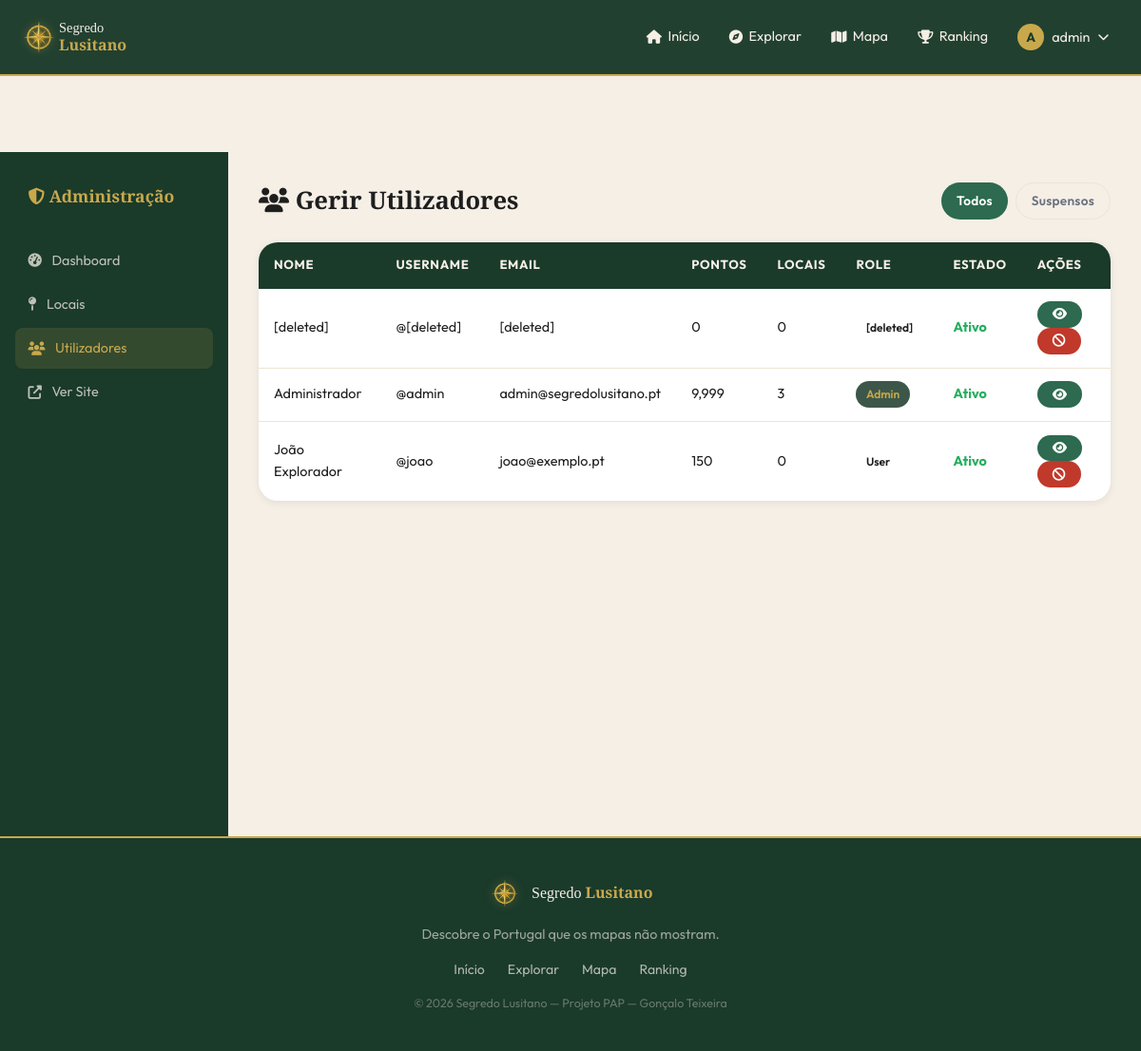
Before: /admin/utilizadores.php (signed in) with the older database file.
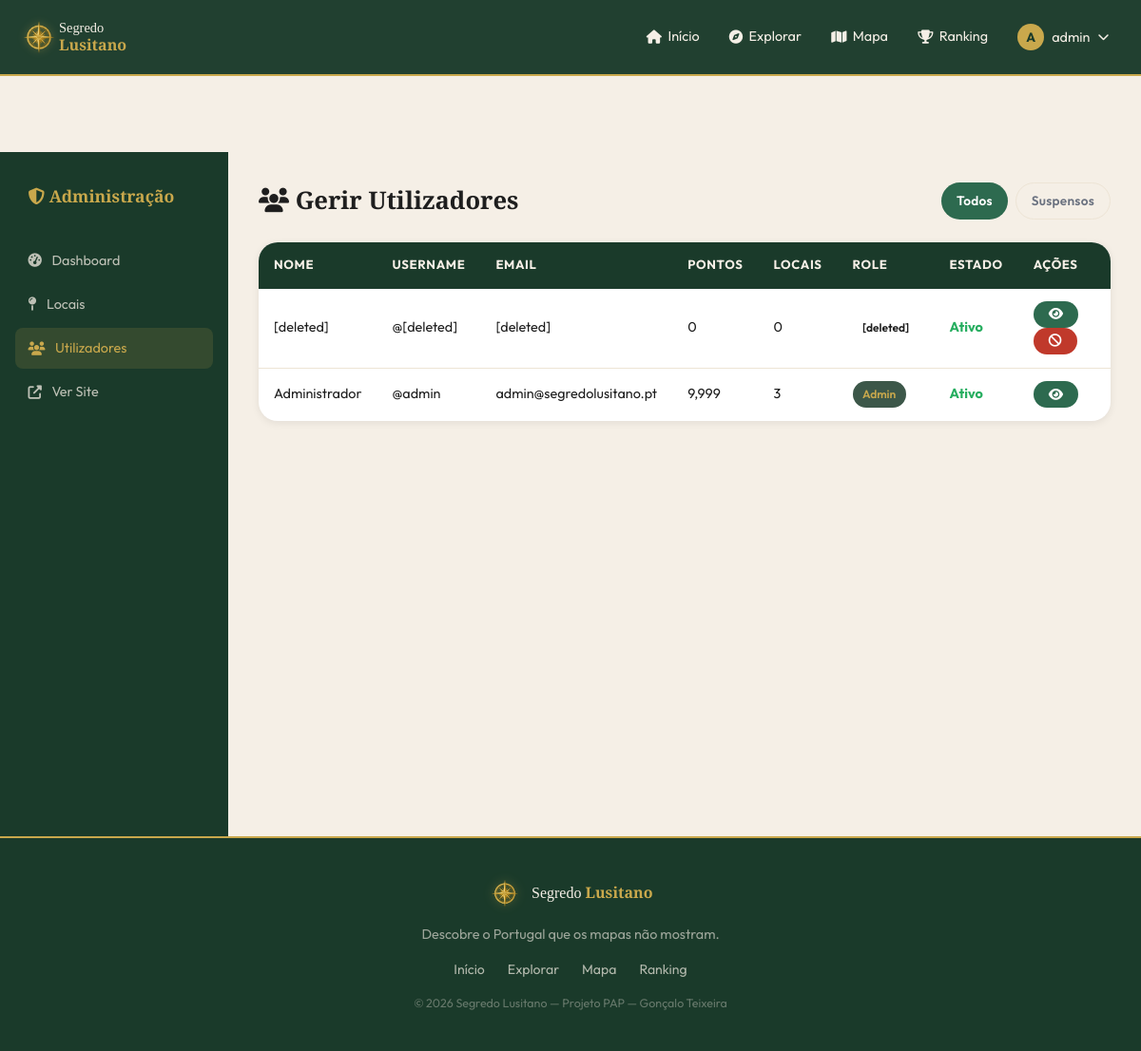
After: the same page with the newer database file.
### tables this page shows
CREATE TABLE utilizadores (
    id INT AUTO_INCREMENT PRIMARY KEY,
    nome VARCHAR(100) NOT NULL,
    username VARCHAR(50) NOT NULL UNIQUE,
    email VARCHAR(150) NOT NULL UNIQUE,
    password VARCHAR(255) NOT NULL,
    avatar VARCHAR(255) DEFAULT NULL,
    bio TEXT DEFAULT NULL,
    pontos INT DEFAULT 0,
    role ENUM('user','admin', '[deleted]') DEFAULT 'user',
    ativo TINYINT(1) DEFAULT 1,
    verificado TINYINT(1) DEFAULT 0,
    criado_em DATETIME DEFAULT CURRENT_TIMESTAMP
);

### includes/config.php (called while the page is built, shortened)
<?php
function db(): PDO {
    static $pdo = null;
    if ($pdo === null) {
        $dsn = 'mysql:host=' . DB_HOST . ';dbname=' . DB_NAME . ';charset=utf8mb4';
        $options = [
            PDO::ATTR_ERRMODE            => PDO::ERRMODE_EXCEPTION,
            PDO::ATTR_DEFAULT_FETCH_MODE => PDO::FETCH_ASSOC,
            PDO::ATTR_EMULATE_PREPARES   => false,
        ];
        $pdo = new PDO($dsn, DB_USER, DB_PASS, $options);
    }
    return $pdo;
}

### includes/auth.php (called while the page is built, shortened)
<?php
require_once __DIR__ . '/config.php';
function auth_user(): ?array {
    static $cache = null;
    if ($cache) return $cache;
    $st = db()->prepare('SELECT * FROM utilizadores WHERE id = ? AND ativo = 1');
    $st->execute([$_SESSION['user_id']]);
    $cache = $st->fetch() ?: null;
    return $cache;
}
function require_admin(): void {
    $u = auth_user();
}
function h(string $s): string {
    return htmlspecialchars($s, ENT_QUOTES, 'UTF-8');
}

### admin/utilizadores.php (the view, shortened to what the changed rows need)
<?php
require_admin();
$suspensos = isset($_GET['suspensos']) && $_GET['suspensos'] === '1';
$where = $suspensos ? 'WHERE u.ativo = 0 AND u.role = "user"' : '';
$st = db()->query(
    "SELECT u.*, (SELECT COUNT(*) FROM locais WHERE utilizador_id=u.id AND estado='aprovado') AS total_locais
     FROM utilizadores u
     $where
     ORDER BY u.criado_em DESC"
);
$users = $st->fetchAll();
include dirname(__DIR__) . '/includes/header.php';
?>
<div class="page-content">
<div class="admin-wrapper">
  <main class="admin-content">
    <div style="display:flex;align-items:center;justify-content:space-between;margin-bottom:1.5rem;flex-wrap:wrap;gap:1rem;">
      <h1 class="admin-title" style="margin:0;"><i class="fas fa-users"></i> Gerir Utilizadores</h1>
    </div>
    <table class="data-table">
      <thead><tr><th>Nome</th><th>Username</th><th>Email</th><th>Pontos</th><th>Locais</th><th>Role</th><th>Estado</th><th>Ações</th></tr></thead>
      <tbody>
        <?php foreach ($users as $u): ?>
        <tr>
          <td><?= h($u['nome']) ?></td>
          <td>@<?= h($u['username']) ?></td>
          <td><?= h($u['email']) ?></td>
          <td><?= number_format((int)$u['pontos']) ?></td>
          <td><?= $u['total_locais'] ?></td>
          <td>
            <span class="badge <?= $u['role']==='admin' ? 'badge-cat' : '' ?>"><?= ucfirst($u['role']) ?></span>
          </td>
          <td>
            <span style="color:<?= $u['ativo'] ? '#27ae60' : '#e74c3c' ?>;font-weight:700;">
              <?= $u['ativo'] ? 'Ativo' : 'Suspenso' ?>
            </span>
          </td>
          <td>
            <a href="<?= SITE_URL ?>/pages/perfil.php?id=<?= $u['id'] ?>" class="btn btn-sm btn-verde"><i class="fas fa-eye"></i></a>
            <?php if ($u['role'] !== 'admin'): ?>
            <a href="?toggle=<?= $u['id'] ?><?= $suspensos ? '&suspensos=1' : '' ?>"
               class="btn btn-sm <?= $u['ativo'] ? 'btn-danger' : 'btn-primary' ?>">
              <i class="fas fa-<?= $u['ativo'] ? 'ban' : 'check' ?>"></i>
            </a>
            <?php endif; ?>
          </td>
        </tr>
        <?php endforeach; ?>
      </tbody>
    </table>
  </main>
</div>
</div>
<?php include dirname(__DIR__) . '/includes/footer.php'; ?>

### includes/header.php (shortened to what the changed rows need)
<?php
require_once dirname(__DIR__) . '/includes/auth.php';
$user = auth_user();
?>
<!DOCTYPE html>
<html lang="pt">
<head>
<link rel="stylesheet" href="https://cdnjs.cloudflare.com/ajax/libs/font-awesome/6.5.0/css/all.min.css">
<link rel="stylesheet" href="https://unpkg.com/leaflet@1.9.4/dist/leaflet.css">
<link rel="stylesheet" href="<?= SITE_URL ?>/assets/css/style.css">
<link rel="stylesheet" href="<?= SITE_URL ?>/assets/css/bootstrap.min.css">
</head>
<body>
<nav class="navbar" id="navbar">
  <div class="nav-inner">
    <ul class="nav-links" id="nav-links">
      <?php if ($user): ?>
        <li class="nav-dropdown" id="nav-user-dropdown">
          <button class="nav-avatar-btn" id="dropdown-toggle" type="button" aria-expanded="false">
            <?php if ($user['avatar']): ?>
              <img src="<?= SITE_URL ?>/uploads/locais/<?= h($user['avatar']) ?>" alt="" class="nav-avatar">
            <?php else: ?>
              <span class="nav-avatar-placeholder"><?= mb_strtoupper(mb_substr($user['username'],0,1)) ?></span>
            <?php endif; ?>
            <?= h($user['username']) ?> <i class="fas fa-chevron-down" id="dropdown-chevron"></i>
          </button>
        </li>
      <?php else: ?>
        <li><a href="<?= SITE_URL ?>/pages/login.php" class="btn-nav-login">Entrar</a></li>
        <li><a href="<?= SITE_URL ?>/pages/registo.php" class="btn-nav-register">Registar</a></li>
      <?php endif; ?>
    </ul>
  </div>
</nav>

Changed rows visible on the page:
removed utilizadores: nome "João Explorador", username "joao", email "joao@exemplo.pt", pontos "150", total_locais "0", role "User", ativo "Ativo"
